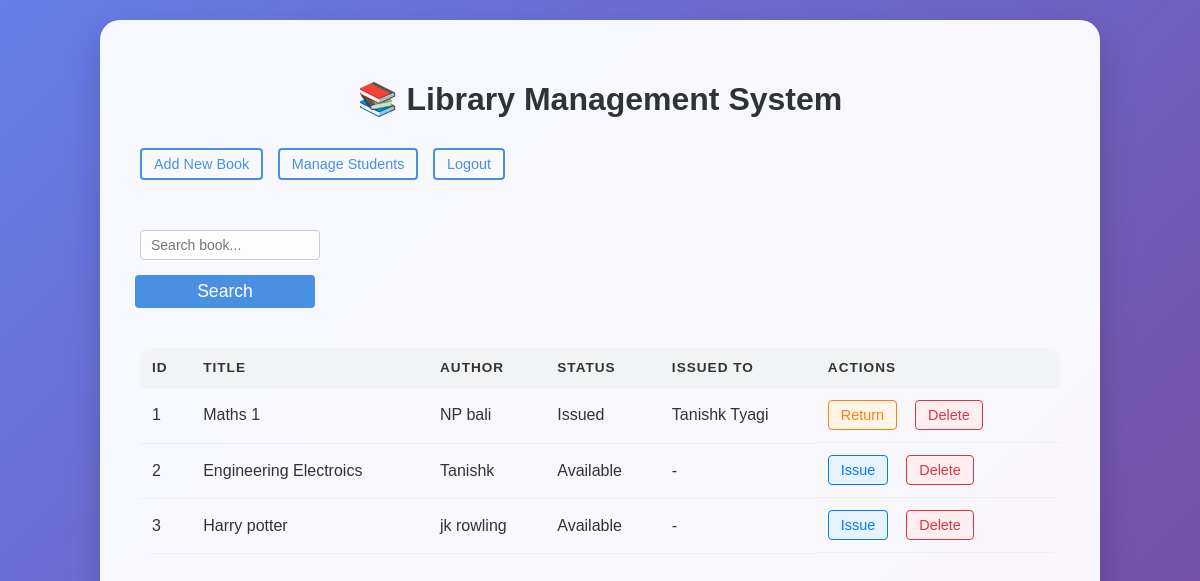
The page / (signed in) on the database its author committed.
### tables this page shows
CREATE TABLE books(
    id INTEGER PRIMARY KEY AUTOINCREMENT,
    title TEXT,
    author TEXT,
    status TEXT,
    course TEXT   -- ✅ NEW COLUMN
);

CREATE TABLE students(
        id INTEGER PRIMARY KEY AUTOINCREMENT,
        name TEXT,
        student_id TEXT,
        course TEXT,
        phone TEXT
    );

### app.py (the view)
@app.route('/')
def index():
    if 'user' not in session:
        return redirect('/login')
    search_query = request.args.get('search', '').strip()
    conn = sqlite3.connect('database.db')
    c = conn.cursor()
    query = '''
        SELECT
            books.id,
            books.title,
            books.author,
            books.status,
            students.name
        FROM books
        LEFT JOIN issued_books ON books.id = issued_books.book_id
        LEFT JOIN students ON issued_books.student_id = students.id
    '''
    if search_query:
        query += " WHERE books.title LIKE ? OR books.author LIKE ?"
        c.execute(query, ('%' + search_query + '%', '%' + search_query + '%'))
    else:
        c.execute(query)
    books = c.fetchall()
    conn.close()
    error_msg = None
    if search_query and not books:
        error_msg = f"❌ No books found matching '{search_query}'"
    return render_template("index.html", books=books, error_msg=error_msg, search_query=search_query)

### templates/index.html (shortened to what this page needs)
<!DOCTYPE html>
<html>
<head>
    <link rel="stylesheet" href="{{ url_for('static', filename='homestyle.css') }}">
</head>
<body>
<div class="container">
<h1>📚 Library Management System</h1>
<a class="btn" href="/add">Add New Book</a>
<a class="btn" href="/students">Manage Students</a>
<a class="btn" href="/logout">Logout</a>
<div style="margin: 20px 0; display: flex; justify-content: flex-start;">
    <form action="/" method="GET" style="display: flex; gap: 5px; align-items: center;">
        <input type="text" name="search" placeholder="Search book..."
               value="{{ search_query if search_query else '' }}"
               style="padding: 6px 10px; width: 180px; border-radius: 4px; border: 1px solid #ccc; font-size: 14px;">
        <button type="submit" class="btn issue" style="cursor: pointer; padding: 6px 12px;">Search</button>
    </form>
</div>
<div style="overflow-x: auto;">
    <table class="book-table">
        <thead>
            <tr>
                <th>ID</th>
                <th>TITLE</th>
                <th>AUTHOR</th>
                <th>STATUS</th>
                <th>ISSUED TO</th>
                <th>ACTIONS</th>
            </tr>
        </thead>
        <tbody>
            {% for book in books %}
            <tr>
                <td>{{ book[0] }}</td>
                <td>{{ book[1] }}</td>
                <td>{{ book[2] }}</td>
                <td>{{ book[3] }}</td>
                <td>{{ book[4] if book[4] else '-' }}</td>
                <td class="actions">
                    {% if book[3] == 'Available' %}
                        <a href="/issue/{{ book[0] }}" class="btn issue">Issue</a>
                    {% else %}
                        <a href="/return/{{ book[0] }}" class="btn return">Return</a>
                    {% endif %}
                    <a href="/delete/{{ book[0] }}" class="btn delete" onclick="return confirm('Delete this book?')">Delete</a>
                </td>
            </tr>
            {% endfor %}
        </tbody>
    </table>
</div>
</div>
</body>
</html>

### static/homestyle.css (style rules this page uses)
:root { --primary-color: #4a90e2; --success-color: #2ecc71; --danger-color: #e74c3c; --warning-color: #f1c40f; --bg-gradient: linear-gradient(135deg, #667eea 0%, #764ba2 100%); --glass-bg: rgba(255, 255, 255, 0.95); }
* { margin:0; padding:0; box-sizing:border-box; font-family: Arial, Helvetica, sans-serif; }
body { font-family: 'Poppins', sans-serif; background: var(--bg-gradient); min-height: 100vh; margin: 0; padding: 20px; display: flex; justify-content: center; color: #333; }
.container { width: 90%; max-width: 1000px; background: var(--glass-bg); padding: 40px; border-radius: 20px; box-shadow: 0 15px 35px rgba(0,0,0,0.2); animation: slideUp 0.8s ease-out; }
h1 { text-align: center; color: #2d3436; margin-bottom: 30px; font-weight: 600; }
.btn { display: inline-block; padding: 10px 20px; margin-right: 10px; text-decoration: none; border-radius: 8px; transition: all 0.3s ease; font-weight: 500; background: #f8f9fa; color: var(--primary-color); border: 2px solid var(--primary-color); }
table { width: 100%; border-collapse: collapse; margin-top: 30px; overflow: hidden; border-radius: 12px; }
th { background: #f1f3f5; padding: 15px; text-align: left; text-transform: uppercase; font-size: 0.85rem; letter-spacing: 1px; }
td { padding: 15px; border-bottom: 1px solid #eee; }
form { display: flex; flex-direction: column; gap: 20px; margin-top: 30px; }
input { width: 100%; padding: 12px 15px; border: 2px solid #eee; border-radius: 10px; font-size: 1rem; font-family: inherit; transition: all 0.3s ease; box-sizing: border-box; background: rgba(255, 255, 255, 0.8); }
button[type="submit"].btn { width: 100%; background: var(--primary-color); color: white; font-size: 1.1rem; cursor: pointer; border: none; padding: 15px; margin-top: 10px; }
input:nth-child(1) { animation: fadeInRight 0.4s ease-out; }
.container { position: relative; padding-top: 60px; }
.book-table { width: 100%; border-collapse: collapse; margin-top: 20px; }
.book-table th, .book-table td { padding: 12px; border-bottom: 1px solid #eee; text-align: left; }
.actions { display: flex; gap: 8px; white-space: nowrap; }
.btn { text-decoration: none; padding: 6px 12px; border-radius: 4px; font-size: 0.9rem; font-weight: 500; display: inline-block; }
.issue { background-color: #e7f3ff; color: #007bff; border: 1px solid #007bff; }
.return { background-color: #fff4e5; color: #fd7e14; border: 1px solid #fd7e14; }
.delete { background-color: #ffeef0; color: #dc3545; border: 1px solid #dc3545; }

### rows shown on the page
books: id "1", title "Maths 1", author "NP bali", status "Issued", name "Tanishk Tyagi"
books: id "2", title "Engineering Electroics", author "Tanishk", status "Available", book "-"
books: id "3", title "Harry potter", author "jk rowling", status "Available", book "-"
